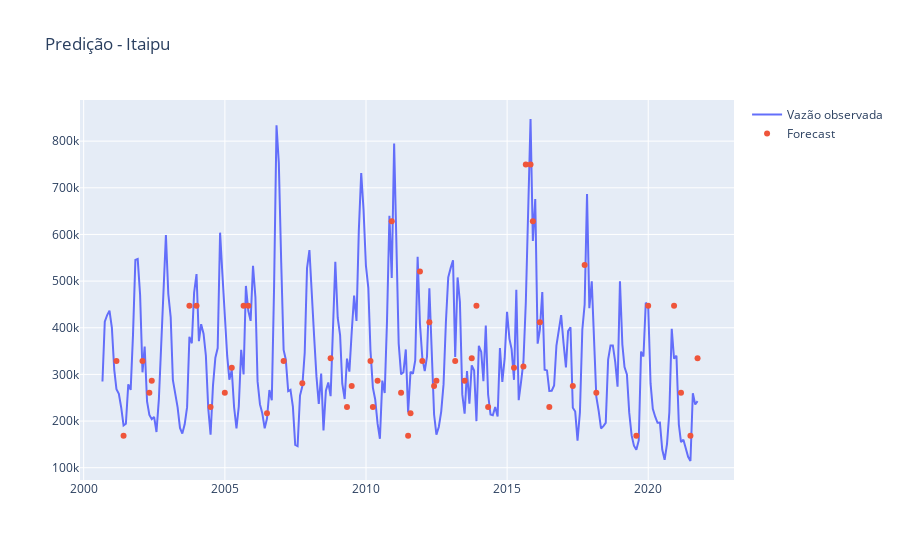

Write notebook code for a chart like this one.
### Code cell
fig = go.Figure()

fig.add_trace(
    go.Scatter(
        x=X_data.index,
        y=y_original.values.ravel(), # vazão observada
        mode='lines',
        name='Vazão observada',
    )
)

fig.add_trace(
    go.Scatter(
        x=X_test.index,
        y=y_pred.ravel(), # vazão prevista
        mode='markers',
        name='Forecast',
    )
)

fig.update_layout(title=f'Predição - Itaipu')

fig.write_image(f"{dir_figures}/history_measured_vs_predicted_plot.png", width=1400, scale=1)

fig.show()

### Figure 1 — Plotly figure (JSON) as saved in the notebook; plotly's stock layout.template omitted (floating-point values rounded to 4 significant figures; data arrays with more than 128 entries replaced by an {"elided": "..."} marker saying what was removed)
{"data": [{"mode": "lines", "name": "Vazão observada", "type": "scatter", "x": {"elided": "254 str values"}, "y": {"elided": "254 float values"}}, {"mode": "markers", "name": "Forecast", "type": "scatter", "x": ["2007-09-30", "2013-06-30", "2015-03-31", "2012-05-31", "2006-06-30", "2013-09-30", "2021-06-30", "2008-09-30", "2011-12-31", "2004-06-30", "2005-03-31", "2015-11-30", "2016-02-29", "2019-12-31", "2012-03-31", "2021-02-28", "2004-12-31", "2001-02-28", "2010-03-31", "2002-04-30", "2003-09-30", "2013-02-28", "2021-09-30", "2016-06-30", "2014-04-30", "2015-07-31", "2003-12-31", "2011-07-31", "2013-11-30", "2011-06-30", "2011-11-30", "2010-02-28", "2017-09-30", "2001-05-31", "2005-10-31", "2011-03-31", "2018-02-28", "2019-07-31", "2015-08-31", "2002-05-31", "2015-10-31", "2007-01-31", "2017-04-30", "2002-01-31", "2020-11-30", "2010-05-31", "2009-06-30", "2012-06-30", "2009-04-30", "2010-11-30", "2005-08-31"], "y": [281000.0, 286500.0, 314200.0, 275000.0, 216800.0, 334800.0, 168800.0, 334800.0, 328600.0, 229900.0, 314200.0, 628412, 411700.0, 447000.0, 411700.0, 260700.0, 260700.0, 328600.0, 229900.0, 260700.0, 447000.0, 328600.0, 334800.0, 229900.0, 229900.0, 317000.0, 447000.0, 216800.0, 447000.0, 168800.0, 520400.0, 328600.0, 534566, 168800.0, 447000.0, 260700.0, 260700.0, 168800.0, 750200.0, 286500.0, 750200.0, 328600.0, 275000.0, 328600.0, 447000.0, 286500.0, 275000.0, 286500.0, 229900.0, 628412, 447000.0]}], "layout": {"title": {"text": "Predição - Itaipu"}}}
